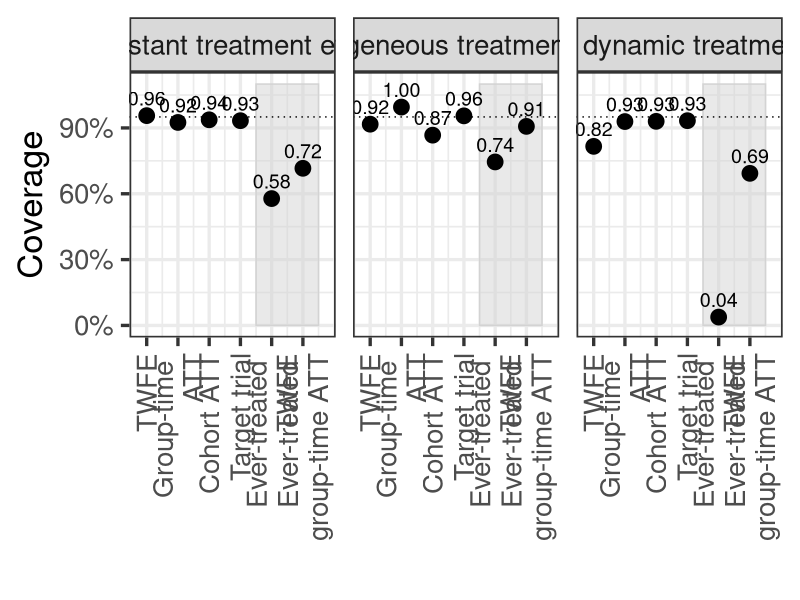
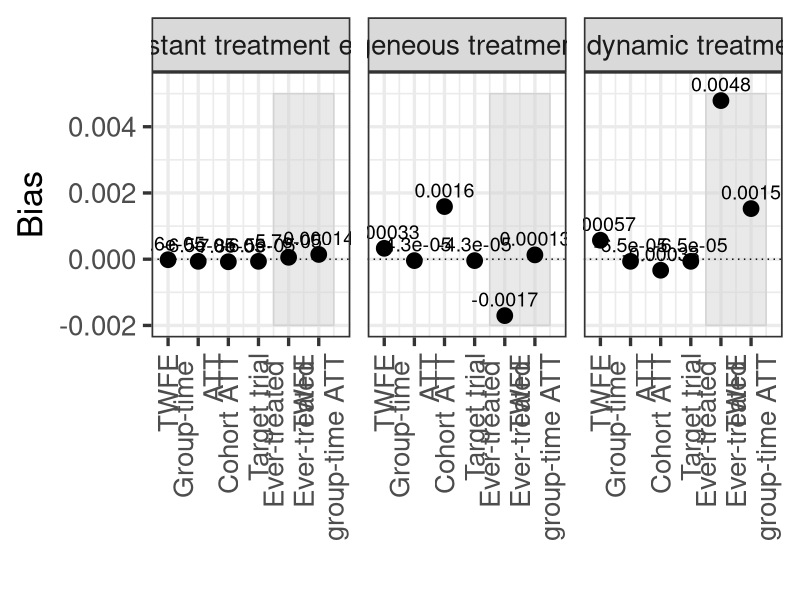
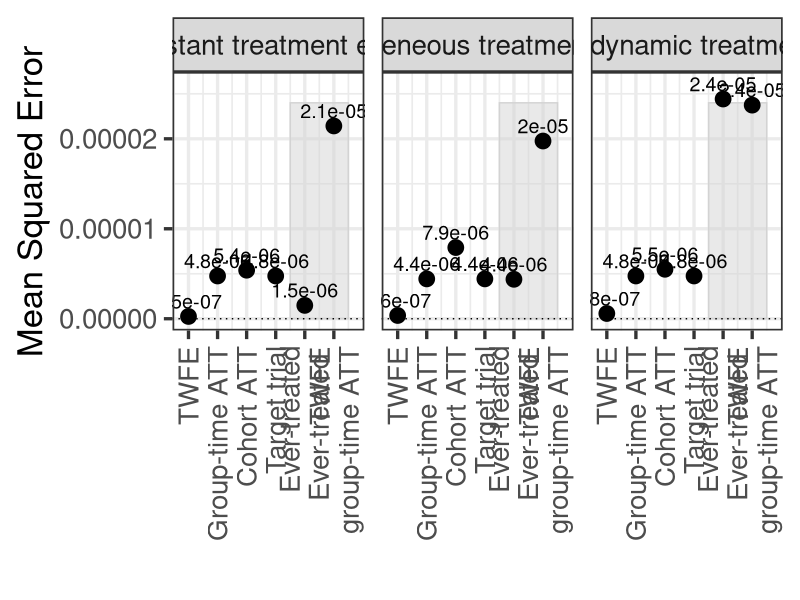
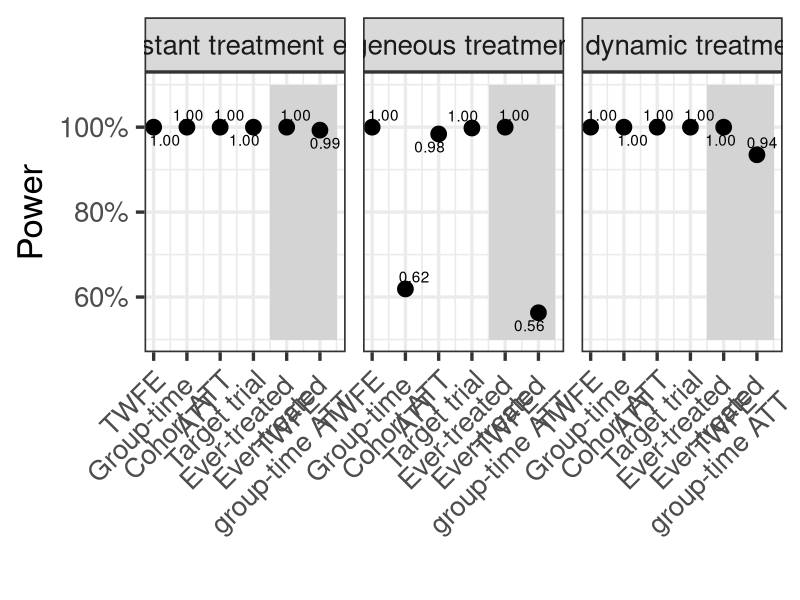
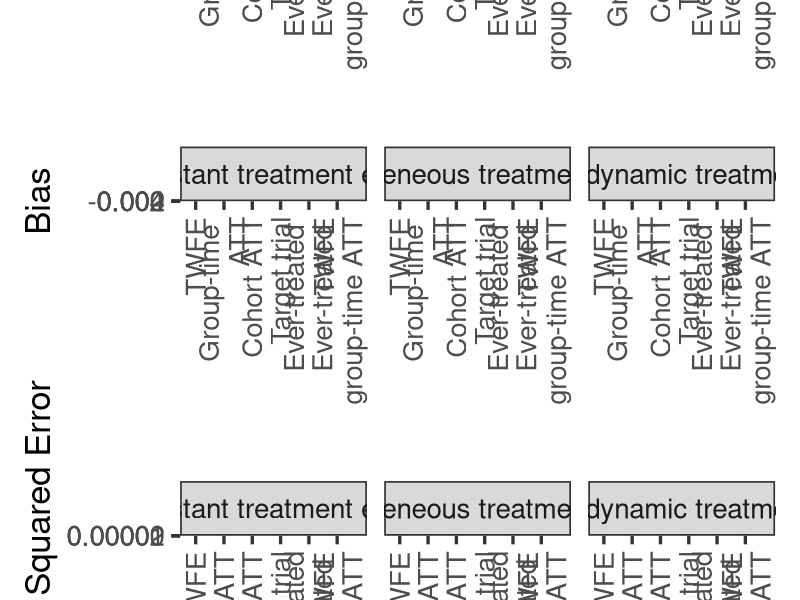
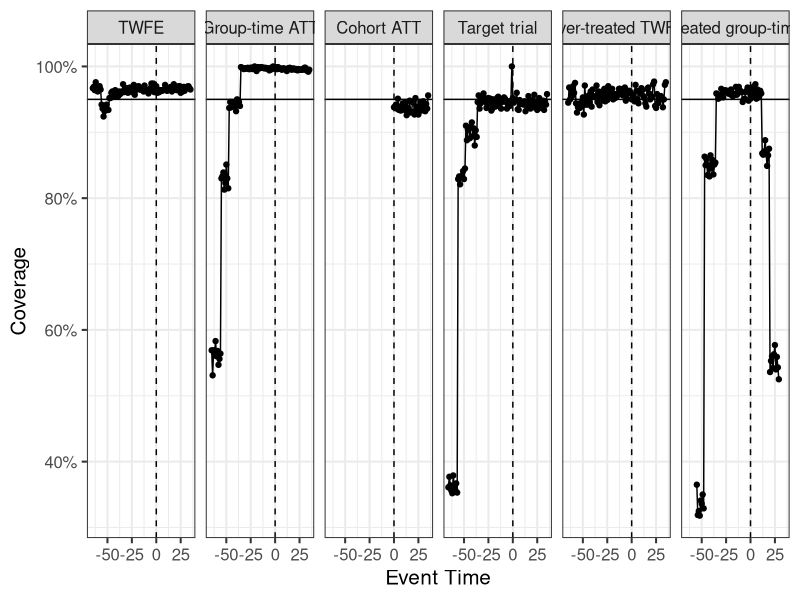
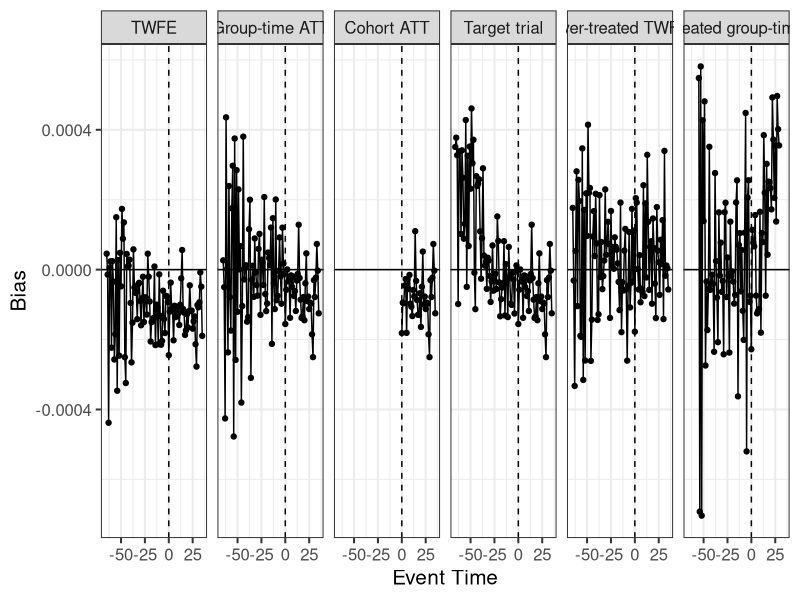
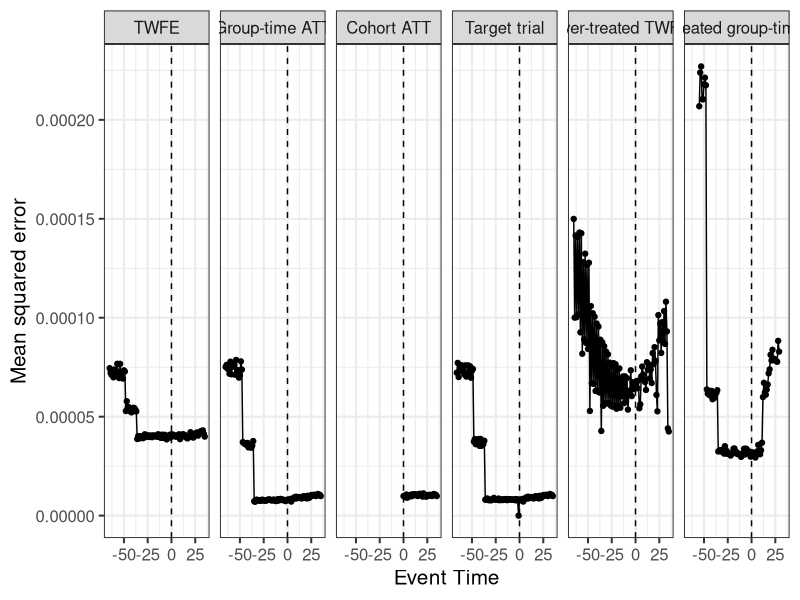

Reproduce these figures in R, in order.
library(tidyverse)
library(ggrepel)
library(magrittr)
library(forcats)
library(patchwork)
library(scales)

results_df_summary <- read_csv("./results/twfe_sim_results_summary_PTB_n1000_12062022.csv")
#results_old <- read_csv("./results/twfe_sim_results_summary_PTB_n1000_06012022.csv")

table(results_df_summary$parameter)
#CTE, many DTE and HTE

table(results_df_summary$method)
# group.time.ATT group.time.ATT.ever.adopted          stacked.regression 
# staggered.SA                        TWFE           TWFE.ever.adopted 
# target.trial

results_df_summary %<>% 
  mutate(method2 = fct_relevel(method, c("TWFE",
                                         "group.time.ATT", "staggered.SA", 
                                         "target.trial", "stacked.regression",
                                         "TWFE.ever.adopted", 
                                         "group.time.ATT.ever.adopted")),
         method3 = case_when(method == "TWFE" ~ 1, 
                             method == "group.time.ATT" ~ 2, 
                             method == "staggered.SA" ~ 3, 
                             method %in% c("target.trial", "stacked.regression") ~ 4, 
                             method ==  "TWFE.ever.adopted" ~ 5, 
                             method == "group.time.ATT.ever.adopted" ~ 6),
         method4 = case_when(method2 == "TWFE" ~ "TWFE",
                             method2 == "group.time.ATT" ~ "Group-time ATT",
                             method2 == "staggered.SA" ~ "Cohort ATT",
                             method2 == "target.trial" ~ "Target trial",
                             method2 == "stacked.regression" ~ "Target trial",
                             method2 == "TWFE.ever.adopted" ~ "Ever-treated TWFE",
                             method2 == "group.time.ATT.ever.adopted" ~ "Ever-treated group-time ATT"),
         method4 = fct_relevel(method4, c("TWFE", "Group-time ATT", "Cohort ATT",
                                          "Target trial", 
                                          "Ever-treated TWFE", "Ever-treated group-time ATT"))
         )
  
#check that the reorder worked:
table(results_df_summary$method2)
table(results_df_summary$method3)
table(results_df_summary$method4)

#start with the non-dynamic plots
results2 <- results_df_summary %>% filter(parameter %in% c("CTE","HTE","DTE.avg"))

results2 %<>% mutate(parameter2 = fct_relevel(parameter, "CTE", "HTE", "DTE.avg"))
table(results2$parameter2)

# plot results 
facet_labels <- c(CTE = "Constant treatment effect", 
                  HTE = "Heterogeneous treatment effect", 
                  DTE.avg = "Average dynamic treatment effect")


p1 <- ggplot(results2, aes(x = method3, y = coverage)) + 
  annotate(geom = "rect", xmin = 4.5, xmax = 6.5, ymin = 0.0, ymax = 1.1,
           fill = "lightgrey", colour = "lightgrey", alpha = 0.5) +
  geom_point(size=5) + #color = method
  geom_text(aes(label = format(round(coverage, 2), nmsall = 2)), position = position_nudge(y = 0.08), size = 5) + 
  theme_bw(base_size = 25) + 
  facet_wrap(~parameter2, labeller = labeller(parameter2 = facet_labels)) + 
  geom_hline(aes(yintercept=0.95), linetype=3) + 
  labs(x = "", y = "Coverage") + 
  scale_x_continuous(breaks = c(1:6), expand = expansion(mult = 0.1),
                     labels=c("TWFE", "Group-time \nATT",
                                               "Cohort ATT", "Target trial", 
                                               "Ever-treated \nTWFE",
                                               "Ever-treated \ngroup-time ATT"),
guide = guide_axis(angle = 90)) +
  theme(legend.position = "none") +
  scale_y_continuous(labels = scales::percent) 

p1
 ggsave(p1, file="../TWFE-simulation/results/twfe_sim_coverage_PTB_n1000.png", 
        width=15, height = 5, device = "png")

p2 <- ggplot(results2, aes(x= method3, y = bias))  + 
  annotate(geom = "rect", xmin = 4.5, xmax = 6.5, ymin = -0.002, ymax = 0.005,
           fill = "lightgrey", colour = "lightgrey", alpha = 0.5) +
  geom_point(size=5) +
  geom_text(aes(label = signif(bias, digits = 2)), nudge_y = 0.0005, size = 5) + 
  theme_bw(base_size = 25) + 
  facet_wrap(~parameter2, labeller = labeller(parameter2 = facet_labels)) + 
  geom_hline(aes(yintercept=0), linetype=3) + 
  labs(x="", y="Bias") + 
  scale_x_continuous(breaks = c(1:6), expand = expansion(mult = 0.1),
                     labels=c("TWFE", "Group-time \nATT",
                                               "Cohort ATT", "Target trial", 
                                               "Ever-treated \nTWFE",
                                               "Ever-treated \ngroup-time ATT"),
                     guide = guide_axis(angle = 90)) +
  theme(legend.position = "none") 

p2
 ggsave(p2, file="../TWFE-simulation/results/twfe_sim_bias_PTB_n1000.png", 
        width=15, height = 5, device = "png")

p3 <- ggplot(results2, aes(x = method3, y = MSE)) + 
  annotate(geom = "rect", xmin = 4.5, xmax = 6.5, ymin = 0, ymax = 2.4e-05,
           fill = "lightgrey", colour = "lightgrey", alpha = 0.5) +
  geom_point(size=5) + 
  geom_text(aes(label = signif(MSE, digits = 2)), nudge_y = 0.0000017, size = 5) +
  theme_bw(base_size = 25) + 
  facet_wrap(~parameter2, labeller = labeller(parameter2 = facet_labels)) + 
  geom_hline(aes(yintercept=0), linetype=3) + 
  labs(x="", y="Mean Squared Error") + 
  scale_x_continuous(breaks = c(1:6), expand = expansion(mult = 0.1),
                     labels=c("TWFE", "Group-time ATT",
                                               "Cohort ATT", "Target trial", 
                                               "Ever-treated\n TWFE",
                                               "Ever-treated \ngroup-time ATT"),
                     guide = guide_axis(angle = 90)) +
  scale_y_continuous(labels = scales::label_comma()) + 
  theme(legend.position = "none")  

p3
 ggsave(p3, file="../TWFE-simulation/results/twfe_sim_mse_PTB_n1000.png", 
        width=15, height = 5, device = "png")

p4 <- ggplot(results2, aes(x = method3, y = power)) + 
  geom_rect(aes(xmin = 4.5, xmax = 6.5, ymin = 0.5, ymax = 1.1),
            fill = "lightgrey", alpha = 0.5) +
  geom_point(size=5) + 
  geom_text_repel(aes(label = sprintf(power, fmt = '%#.2f'))) +
  theme_bw(base_size = 25) + 
  facet_wrap(~parameter2, labeller = labeller(parameter2 = facet_labels)) + 
  #geom_hline(aes(yintercept=0), linetype=3) + 
  labs(x="", y="Power") + 
  scale_x_continuous(breaks = c(1:6), labels=c("TWFE", "Group-time \nATT",
                                               "Cohort ATT", "Target trial", 
                                               "Ever-treated \nTWFE",
                                               "Ever-treated \ngroup-time ATT"),
                     guide = guide_axis(angle = 45)) +
  theme(legend.position = "none") +
  scale_y_continuous(labels = scales::percent) 
#+ scale_color_manual(values=c("#9e0142", "#66c2a5", "#4393c3", "#e34a33"))

p4
 ggsave(p4, file="../TWFE-simulation/results/twfe_sim_power_PTB_n1000.png", 
        width = 15, height = 5, device = "png")

all_1 <- p1 + p2 + p3 + plot_layout(nrow = 3)
all_1
ggsave(all_1, file="../TWFE-simulation/results/twfe_sim_all_PTB_n1000_20230303.png", 
       width=18, height = 20, device = "png")

results_df_summary %<>% 
  mutate(ever.adopted.est = 
           case_when(method %in% c("TWFE.ever.adopted", "group.time.ATT.ever.adopted") ~ "Ever-treated only",
                     !(method %in% c("TWFE.ever.adopted", "group.time.ATT.ever.adopted")) ~ "All states"))

# dynamic effects 
results_df_summary <- results_df_summary %>% mutate(time_pt = substr(parameter, 4, 8))
results_df_summary <- results_df_summary %>% mutate(time_pt = ifelse(parameter=="DTE.avg", "", time_pt))
results_df_summary <- results_df_summary %>% mutate(time_pt = sub("..","-",time_pt, fixed = TRUE))
results_df_summary <- results_df_summary %>% mutate(time_pt = as.numeric(sub(".","",time_pt, fixed = TRUE)))
results_df_summary <- results_df_summary %>% mutate(pre_post = as.numeric(time_pt>=0))

# coverage
results3 <- results_df_summary %>% filter(!parameter %in% c("CTE","HTE","DTE.avg"))

p41 <- ggplot(results3,
              aes(x = time_pt, y = coverage)) +
  geom_line() +
  geom_vline(xintercept = 0, lty = 2) +
  geom_point() +
  geom_hline(yintercept = 0.95) +
  labs(y = "Coverage", x = "Event Time") +
  theme_bw(base_size = 15) + 
  theme(legend.title=element_blank()) + 
  scale_y_continuous(labels = scales::percent) +
  facet_wrap(~method4, nrow = 1)

p41
ggsave(p41, file="../TWFE-simulation/results/dyn_coverage_n1000.png", 
       width=15,height = 3.5, device = png)

p51 <- ggplot(results3,
              aes(x = time_pt, y = bias)) +
  geom_line() +
  geom_point() +
  geom_vline(xintercept = 0, lty = 2) +
  geom_hline(yintercept = 0) +
  labs(y = "Bias", x = "Event Time") +
  theme_bw(base_size = 15) + 
  theme(legend.title=element_blank()) + 
  facet_wrap(~method4, nrow = 1) +
  scale_y_continuous(labels = scales::label_comma()) 

p51
#ggsave(p51, file="../TWFE-simulation/results/twfe_sim_bias3_PTB.pdf", width=10)
ggsave(p51, file="../TWFE-simulation/results/dyn_bias_n1000_PTB.png", 
       width=15,height = 3.5, device = png)

p61 <- ggplot(results3,
              aes(x = time_pt, y = MSE)) +
  geom_line() +
  geom_point() +
  geom_vline(xintercept = 0, lty = 2) +
  labs(y = "Mean squared error", x = "Event Time") +
  theme_bw(base_size = 15)  + 
  theme(legend.title=element_blank()) + 
  facet_wrap(~method4, nrow = 1) 

p61

ggsave(p61, file="../TWFE-simulation/results/dyn_mse_n1000_PTB.png", 
       width=15,height = 3.5, device = png)

#power 

p71 <- ggplot(results3,
              aes(x = time_pt, y = power)) +
  geom_line() +
  geom_point() +
  labs(y = "Power", x = "Event Time") +
  theme_bw(base_size = 15) + 
  scale_y_continuous(labels = scales::percent) +
  scale_x_continuous(limits = c(0, NA)) +
  theme(legend.title = element_blank()) + 
  facet_wrap(~method4, nrow = 1)

p71

ggsave(p71, file="../TWFE-simulation/results/dyn_power_n1000_PTB.png", 
       width=15, height = 3.5, device = png)

dyn_all <- p41 + p51 + p61 + plot_layout(nrow = 3, guides = "collect")

dyn_all

ggsave(dyn_all, file="../TWFE-simulation/results/dyn_all_n1000_PTB.png", 
       width=18, height = 15, device = png)
